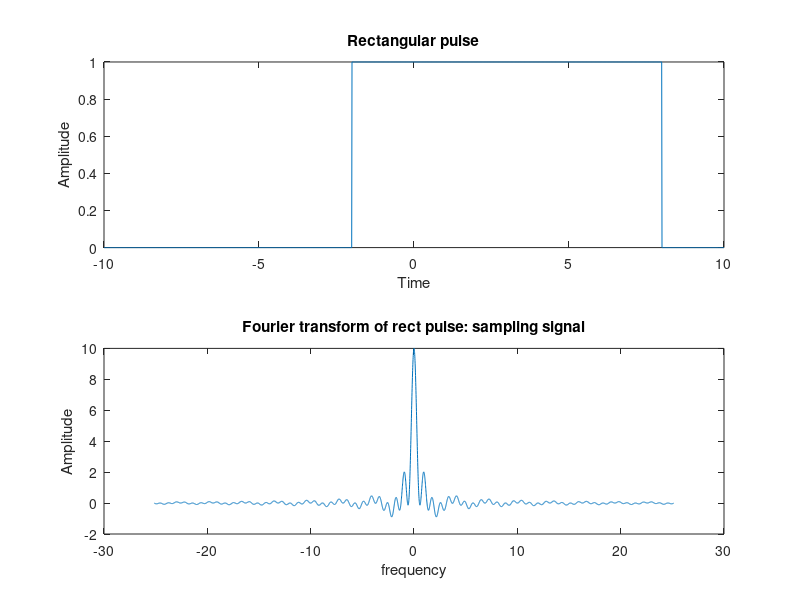

Write MATLAB code to recreate this figure.
clear all;
close all;
w=10;
A=1;
t=-10:0.01:10;
t0=3;
xt=A*rectpuls(t-t0,w)
subplot(2,1,1)
plot(t,xt)
xlabel('Time')
ylabel('Amplitude')
title('Rectangular pulse')
w=-8*pi:0.01:8*pi;
for i=1:length(w)
    xw(i)=trapz(t,xt.*exp(-j*w(i).*t));
end
subplot(2,1,2)
plot(w,xw)
title('Fourier transform of rect pulse: sampling signal')
xlabel('frequency')
ylabel('Amplitude')

% subplot(2,2,3)
% plot(w,abs(xw))
% 
% title('magnitude spectrum')
% xlabel('frequency')
% ylabel('Amplitude')
% 
% subplot(2,2,4)
% plot(w,angle(xw))
% title('phase spectrum')
% xlabel('frequency')
% ylabel('Amplitude')